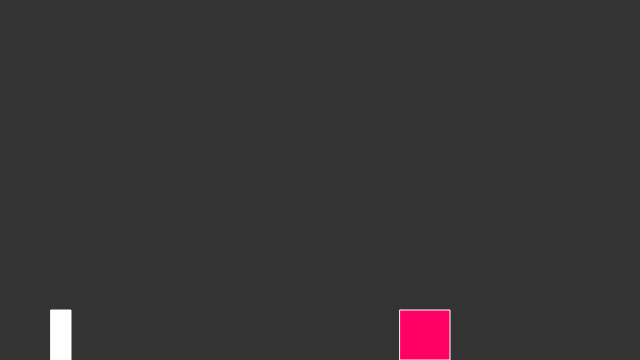
Frame 1 (no input)
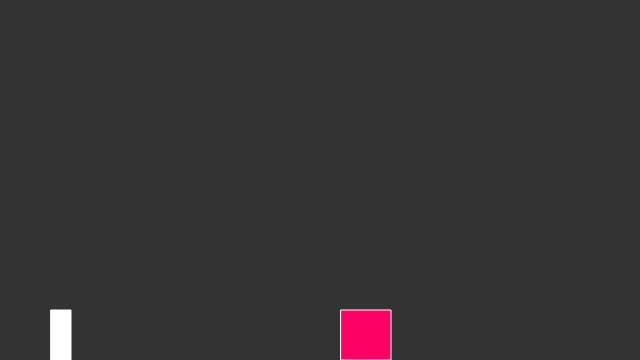
Frame 60 (no input)
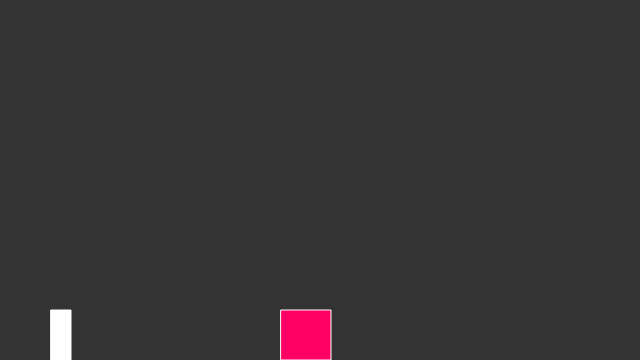
Frame 120 (the mouse pressed at the canvas centre since frame 60)

The p5.js sketch that drew these frames (run headless with seeded random() and noise() and a simulated clock; from frame 60 on, the mouse is pressed at the canvas centre):

// p5.js sketch
// ── sketch.js
// Daniel Shiffman
// https://www.kadenze.com/courses/the-nature-of-code
// http://natureofcode.com/
// Session 2: Array of Particles, multiple forces

var person;

//var obstacle;

function setup() {
  createCanvas(640, 360);
  person = new Person();
}

function keyPressed() {
  if (key == ' ') {
    var jump = createVector(0, -5);
    person.applyForce(jump);
  }
}

function draw() {
  background(51);
  
  translate(-person.pos.x + 50, 0);

  var gravity = createVector(0, 0.1);
  person.applyForce(gravity);


  person.update();
  person.edges();
  person.display();
  
  

  fill(255, 0, 100);
  rect(400, height - 50, 50, 50);
}
// ── particle.js
// Daniel Shiffman
// https://www.kadenze.com/courses/the-nature-of-code
// http://natureofcode.com/
// Session 2: Array of Particles, multiple forces

function Person() {
  this.pos = createVector(50, height);
  this.vel = createVector(1, 0);
  this.acc = createVector(0, 0);

  this.applyForce = function(force) {
    this.acc.add(force);
  }

  this.update = function() {
    this.vel.add(this.acc);
    this.pos.add(this.vel);
    this.acc.set(0, 0);
  }

  this.display = function() {
    fill(255);
    stroke(255);
    rect(this.pos.x, this.pos.y - 50, 20, 50);
  }

  this.edges = function() {
    if (this.pos.y > height) {
      this.vel.y *= 0;
      this.pos.y = height;
    }
  }
}
